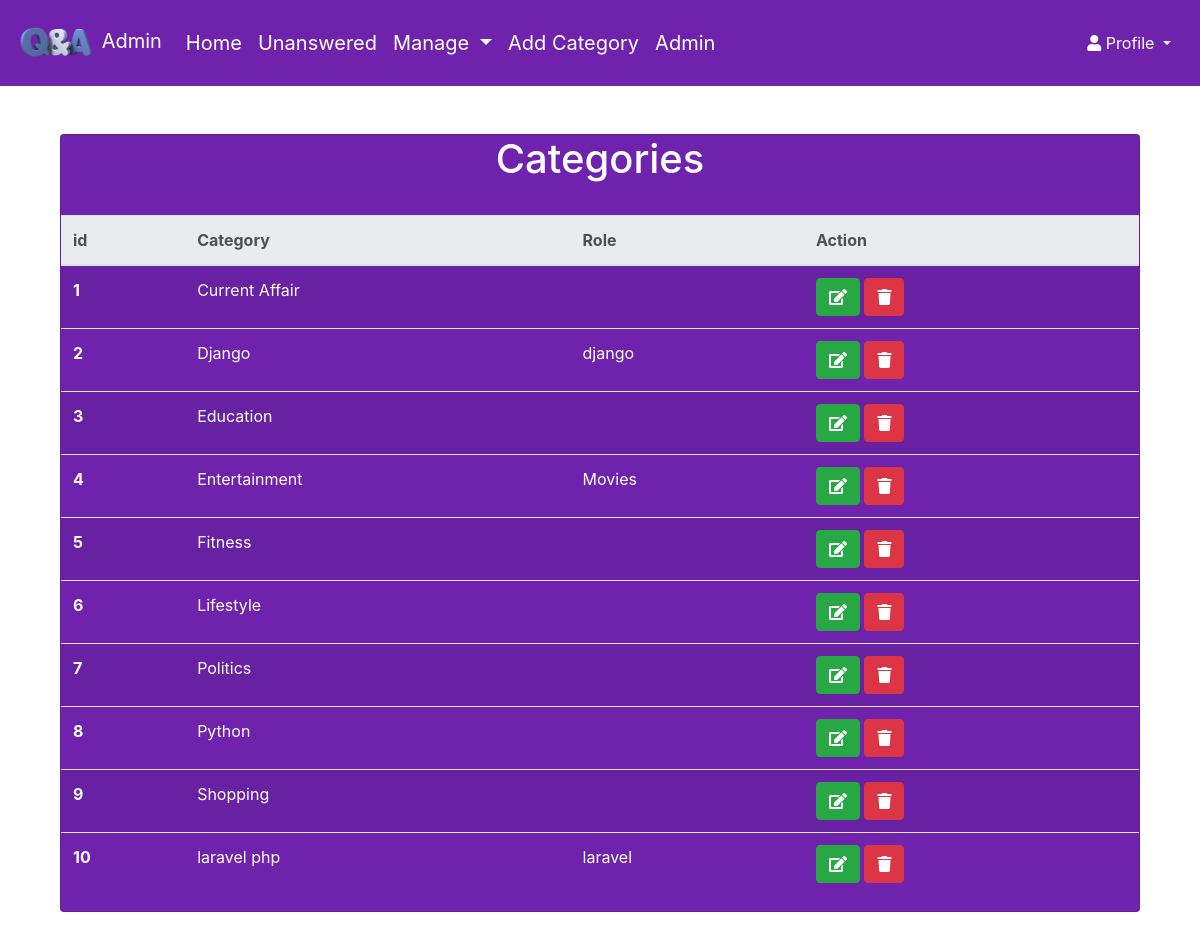
The app's page /adm/categories/ (signed in) with its own data.
### qna/models.py (models this page shows, shortened)
class Category(models.Model):
    category = models.CharField(max_length=100, unique=True)
    created_at = models.DateTimeField(auto_now_add=True)
    slug = models.SlugField(unique=True, null=True, blank=True)
    class Meta:
        ordering = ["category"]

class Role(models.Model):
    role = models.CharField(max_length=120)
    category = models.OneToOneField("Category", on_delete=models.CASCADE)
    created_at = models.DateTimeField(auto_now_add=True)
    class Meta:
        verbose_name = _("Role")
        verbose_name_plural = _("Roles")

### qna/views.py (the view)
@method_decorator(
    staff_member_required(login_url="/login"),
    name="dispatch",
)
class CategoryListView(generic.ListView, LoginRequiredMixin):
    model = Category
    context_object_name = "categories"
    template_name = "qna/admin-category.html"

### qna/templates/qna/admin-category.html (shortened to what this page needs)
{% extends "qna/admin-base.html" %}
{% block content %}
<div class="container">
  <div class="card-cntent">
    <div class="card" style="background-color:#6f23ad ;">
    <h1 class="text-center text-white">Categories</h1>
  <table class="table mt-4 text-white table-striped">
    <thead class="thead-light">
      <tr>
        <th scope="col">id</th>
        <th scope="col">Category</th>
        <th scope="col">Role</th>
        <th scope="col">Action</th>
      </tr>
    </thead>
    <tbody>
      {% for category in categories %}
      <tr>
        <th scope="row">{{ forloop.counter }}</th>
        <td>{{category.category}}</td>
        <td>{{category.role.role}}</td>
        <td>
          <a href="{% url 'question-editcategory' category.slug %}" class="btn btn-success" ><i class="fa fa-edit" aria-hidden="true"></i></a>
          <a href="#" data-url="{% url 'question-deletecategory' category.slug %}" class="btn btn-danger delete"><i class="fa fa-trash" aria-hidden="true"></i></a></td>
      </tr>
      {% endfor %}
    </tbody>
  </table>
    </div>
</div>
</div>
{% endblock content %}

### qna/templates/qna/admin-base.html (style rules this page uses)
body,html { background-color: #fff; }

### records on screen
Category: category "Current Affair"
Category: category "Django", role.role "django"
Category: category "Education"
Category: category "Entertainment", role.role "Movies"
Category: category "Fitness"
Category: category "Lifestyle"
Category: category "Politics"
Category: category "Python"
Category: category "Shopping"
Category: category "laravel php", role.role "laravel"
